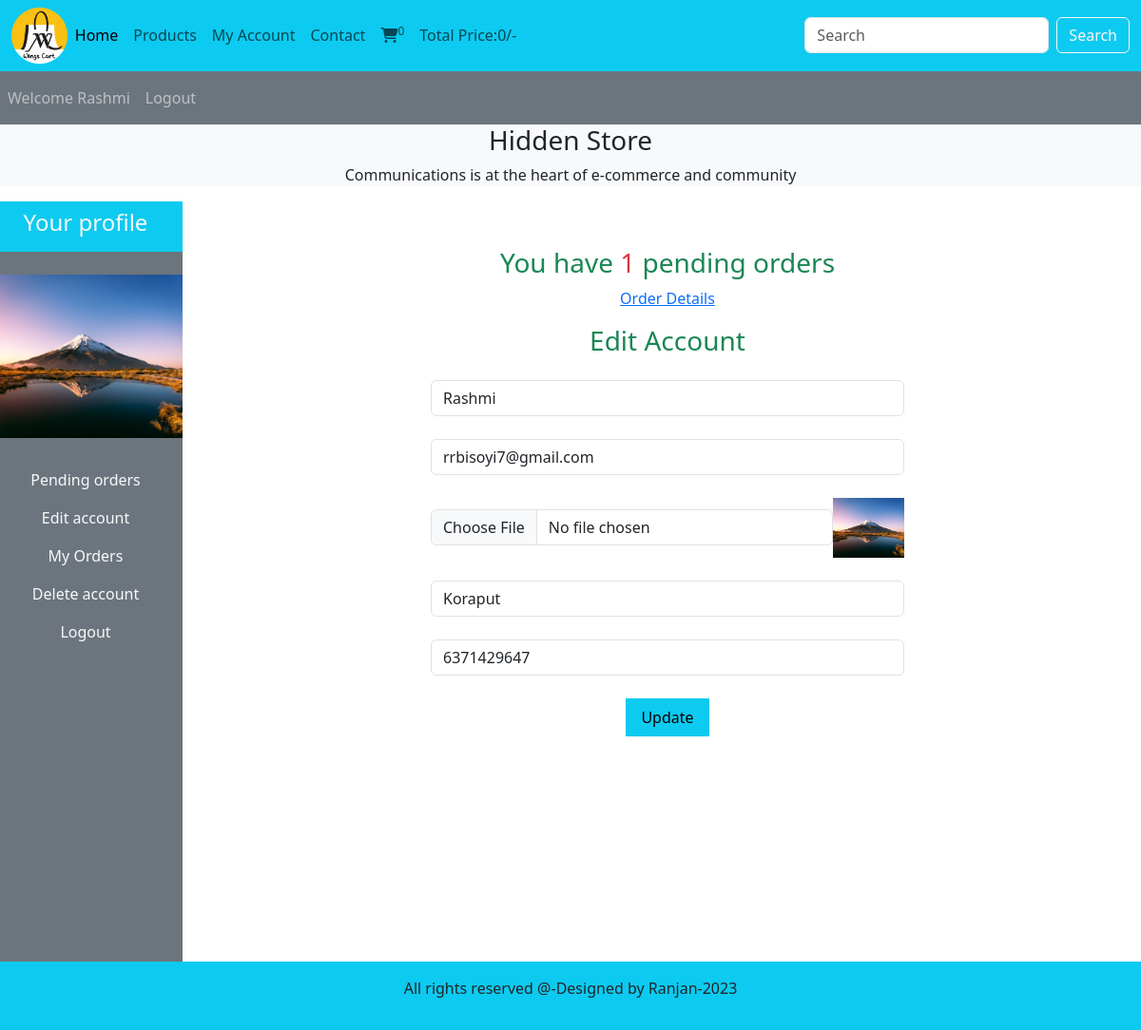
The page /users_area/profile.php?edit_account (signed in) on the database its author committed.
### tables this page shows
CREATE TABLE `user_table` (
  `user_id` int(11) NOT NULL,
  `username` varchar(100) NOT NULL,
  `user_email` varchar(100) NOT NULL,
  `user_password` varchar(255) NOT NULL,
  `user_image` varchar(255) NOT NULL,
  `user_ip` varchar(100) NOT NULL,
  `user_address` varchar(255) NOT NULL,
  `user_mobile` varchar(20) NOT NULL
);

### users_area/edit_account.php (the view, shortened to what this page needs)
<?php
if(isset($_GET['edit_account'])){
    $user_session_name=$_SESSION['username'];
    $select_query="SELECT * FROM `user_table` WHERE username='$user_session_name'";
    $result_query=mysqli_query($con,$select_query);
    $row_fetch=mysqli_fetch_assoc($result_query);
    $username=$row_fetch['username'];
    $user_email=$row_fetch['user_email'];
    $user_address=$row_fetch['user_address'];
    $user_mobile=$row_fetch['user_mobile'];
}
?>
<!DOCTYPE html>
<html lang="en">
<head>
</head>
<body>
   <h3 class="text-success mb-4">Edit Account</h3>
    <form action="" method="post" enctype="multipart/form-data">
        <div class="form-outline mb-4">
            <input type="text" class="form-control w-50 m-auto" value="<?php echo $username?>" name="user_username">
        </div>
        <div class="form-outline mb-4">
            <input type="email" class="form-control w-50 m-auto" value="<?php echo $user_email?>" name="user_email">
        </div>
        <div class="form-outline mb-4 d-flex w-50 m-auto">
            <input type="file" class="form-control m-auto" name="user_image">
            <img src="../s1.jpeg" class="edit_image" alt="" >
        </div>
        <div class="form-outline mb-4">
            <input type="text" class="form-control w-50 m-auto" value="<?php echo $user_address?>" name="user_address">
        </div>
        <div class="form-outline mb-4">
            <input type="text" class="form-control w-50 m-auto" value="<?php echo $user_mobile?>" name="user_mobile">
        </div>
        <input type="submit" value="Update" class="bg-info py-2 px-3 border-0" name="user_update">
    </form>
</body>
</html>

### functions/common_function.php (shortened to what this page needs)
<?php
function getIPAddress() {
   if(!empty($_SERVER['HTTP_CLIENT_IP'])) {
              $ip = $_SERVER['HTTP_CLIENT_IP'];
      }
  elseif (!empty($_SERVER['HTTP_X_FORWARDED_FOR'])) {
              $ip = $_SERVER['HTTP_X_FORWARDED_FOR'];
   }
  else{
           $ip = $_SERVER['REMOTE_ADDR'];
   }
   return $ip;
}
function cart_item(){
  if(isset($_GET['add_to_cart'])){
    global $con;
    $get_ip_add=getIPAddress();
    $select_query="SELECT * FROM `cart_details`
    where ip_address='$get_ip_add'";
    $result_query=mysqli_query($con,$select_query);
    $count_cart_items=mysqli_num_rows($result_query);
    }else{
      global $con;
      $get_ip_add=getIPAddress();
      $select_query="SELECT * FROM `cart_details`
      where ip_address='$get_ip_add'";
      $result_query=mysqli_query($con,$select_query);
      $count_cart_items=mysqli_num_rows($result_query);
  }
  echo $count_cart_items;
}
function total_cart_price(){
  $total_price=0;
echo $total_price;
}
function get_user_order_details(){
  global $con;
  $username=$_SESSION['username'];
  $get_details="SELECT * FROM `user_table` WHERE username='$username'";
  $result_query=mysqli_query($con,$get_details);
  while($row_query=mysqli_fetch_array($result_query)){
    $user_id=$row_query['user_id'];
    if(!isset($GET['edit_account'])){
      if(!isset($_GET['my_orders'])){
        if(!isset($_GET['delete_account'])){
          $get_orders="SELECT * FROM `user_orders` WHERE user_id=$user_id and
          order_status='pending'";
          $result_orders_query=mysqli_query($con,$get_orders);
          $row_count=mysqli_num_rows($result_orders_query);
          if($row_count>0){
            echo"<h3 class='text-center text-success mt-5 mb-2'>You have <span class='text-danger'>$row_count</span> pending orders</h3>
            <p class='text-center'><a href='profile.php?my_orders class='text-dark'>Order Details</a></p>";
          }else{
            echo"<h3 class='text-center text-success mt-5 mb-2'>You have zero pending orders</h3>
            <p class='text-center'><a href='../index.php' class='text-dark'>Explore products</a></p>";
          }
        }
      }
    }
  }
}
?>

### style.css (style rules this page uses)
* { margin:0; padding:0; box-sizing: border-box; }

### users_area/profile.php (style rules this page uses)
body { overflow-x:hidden; }
.edit_image { width: 50%; height: 50%; object-fit: contain; }

### users_area/edit_account.php (style rules this page uses)
.edit_image { width: 15%; height: 10%; object-fit: contain; }

### rows shown on the page
user_table: row_count "1", user_username "Rashmi", user_email "rrbisoyi7@gmail.com", user_address "Koraput", user_mobile "6371429647"

### other values the page prints
$count_cart_items "0"
$total_price "0"
$_SESSION['username'] "Rashmi"
